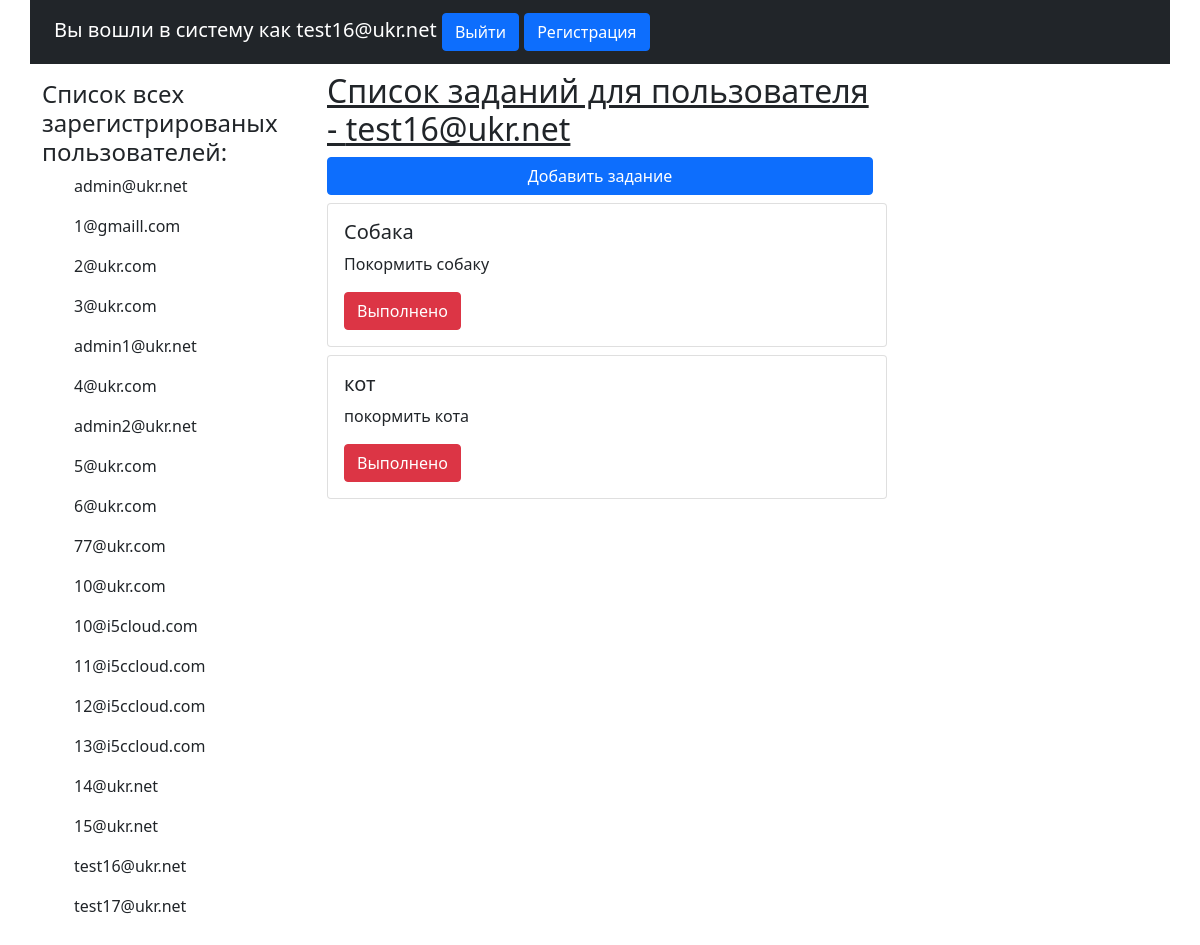
The app's page / (signed in), older data.
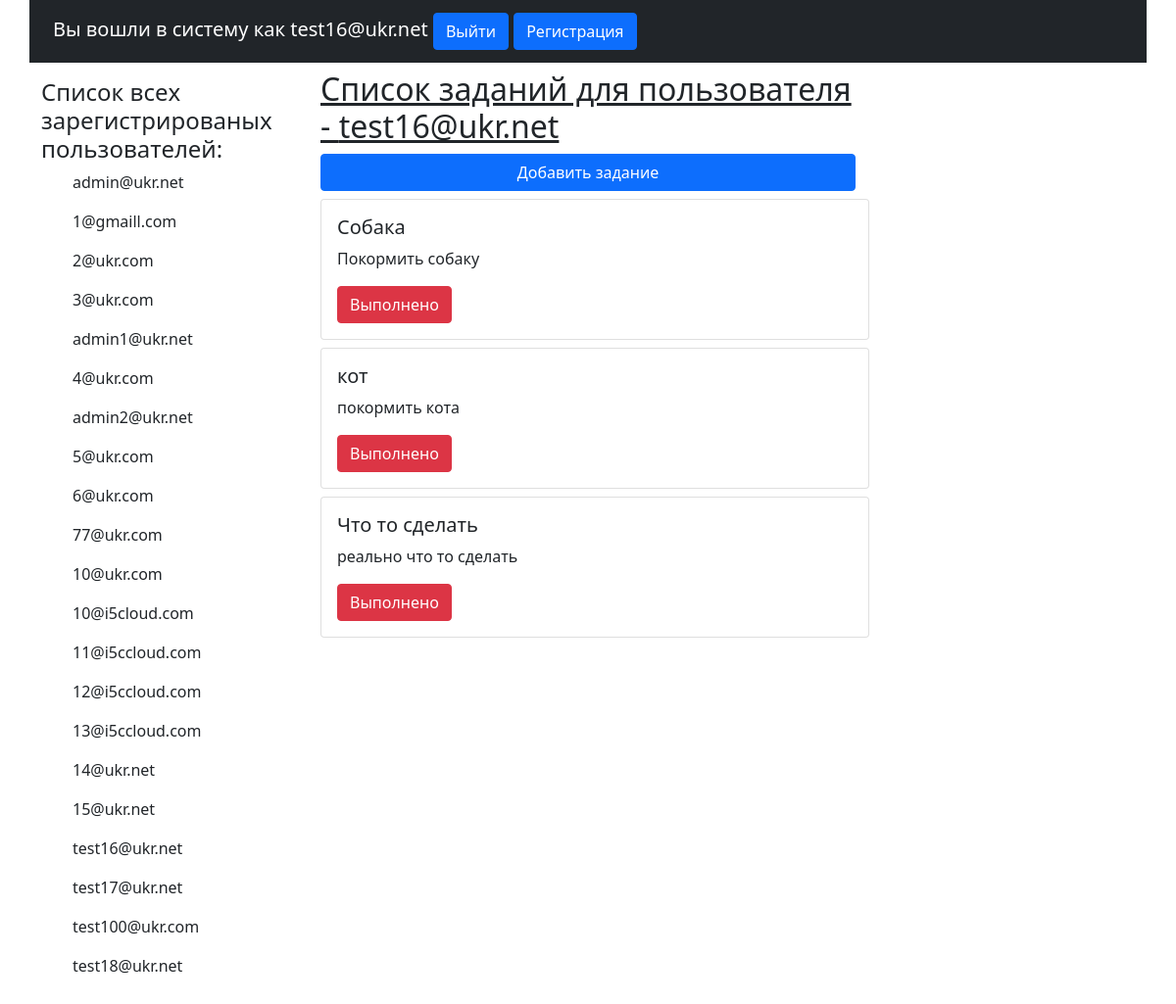
The same page, newer data.
### mainapp/models.py (models this page shows, shortened)
class User(AbstractBaseUser, PermissionsMixin):
    email = models.EmailField(db_index=True, unique=True)
    first_name = models.CharField(max_length=255)
    last_name = models.CharField(max_length=255)
    is_active = models.BooleanField(default=True)
    is_staff = models.BooleanField(default=False)
    username = None
    objects = UserManager()
    USERNAME_FIELD = 'email'
    REQUIRED_FIELDS = []
    def __str__(self):
        return self.email

class Task(models.Model):
    name = models.CharField(max_length=255, verbose_name='Название')
    description = models.CharField(max_length=255, verbose_name='Описание')
    user = models.ForeignKey(User, on_delete=models.CASCADE)
    created_at = models.DateTimeField(auto_now_add=True)

### mainapp/views.py (the view)
# urls.py: path('', BaseView.as_view(),name='base'),
class BaseView(View):
    def get(self,request,*args,**kwargs):
        users =  User.objects.all()
        tasks = Task.objects.filter(user=request.user.id)
        context = {
            'users': users,
            'tasks': tasks
        }
        return render(request, 'base.html', context)

### mainapp/templates/base.html (shortened to what this page needs)
<!DOCTYPE html>
{% load crispy_forms_tags %}
<html lang="en">
<head>
    <link href="https://cdn.jsdelivr.net/npm/bootstrap@5.1.0/dist/css/bootstrap.min.css" rel="stylesheet">
</head>
<body>
<nav class="container navbar navbar-dark bg-dark">
  <div class="container-fluid">
    <span class="navbar-brand mb-0 h1">Вы вошли в систему как {% if not request.user.is_authenticated %}  Гость<a class="btn btn-primary" href="{% url 'login' %}" role="button">Войти</a>  {% else %}{{request.user}}{% endif %}
    <a class="btn btn-primary" href="{% url 'logout' %}" role="button"> Выйти</a>
    <a class="btn btn-primary" href="{% url 'register' %}" role="button">Регистрация</a>
    </span>
  </div>
</nav>
<div class="container">
    <div class="row">
        <div class="col-md-3">
            <h4 class="mt-2">Список всех зарегистрированых пользователей:</h4>
            {% if request.user.is_authenticated %}
                {% for user in users %}
                <ul>{{user.email}}</ul>
                {% endfor %}<br>
            {% else %}
            <h5 class="mt-4 mb-4 fst-italic">Нужно войти в систему что бы просмотреть</h5>
            {% endif %}
        </div>
            <div class="col-md-6">
            {% if request.user.is_authenticated %}
                <h2 class="text-decoration-underline">Список заданий для пользователя - {{request.user}}</h2>
                <div class="d-grid gap-2">
                <a class="btn btn-primary" href="{% url 'add_task' %}">Добавить задание</a>
                </div>
                {% if not tasks %}
                    Заданий для даного пользователя нету
                {% else %}
                {% for task in tasks %}
                <div class="card mt-2 mb-2" style="width: 35rem;">
                <div class="card-body">
                <h5 class="card-title">{{task.name}}</h5>
                <p class="card-text">{{task.description}}</p>
                <a href="{% url 'delete_task' id=task.id %}" class="btn btn-danger">Выполнено</a>
                </div>
                </div>
                {% endfor %} {% endif %}
                {% else %}
                 <h5 class="mt-4 mb-4 fst-italic">Нужно войти в систему что бы просмотреть</h5>
                {% endif %}
            </div>
    </div>
    </div>
</body>
</html>

Row changes from the older to the newer data that the page shows:
added User: email "test100@ukr.com"
added User: email "test18@ukr.net"
added Task: name "Что то сделать", description "реально что то сделать"
